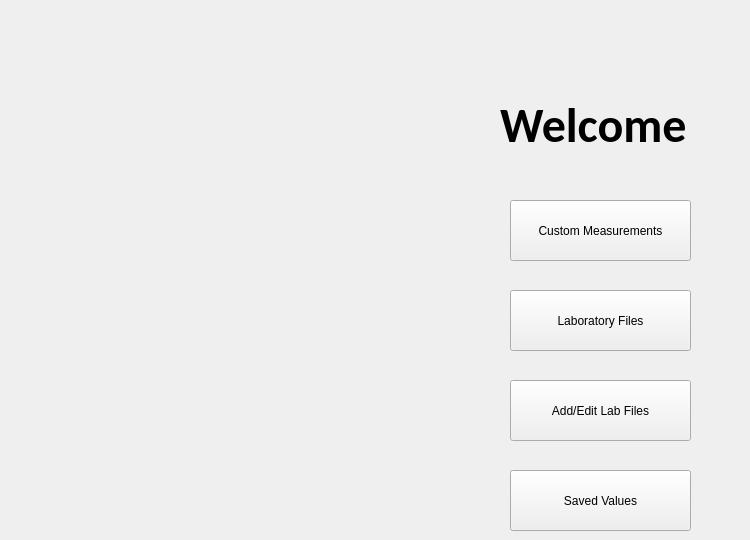
    <widget class="QWidget" name="WelcomePg">
     <widget class="QLabel" name="Welcome">
      <property name="geometry">
       <rect>
        <x>500</x>
        <y>80</y>
        <width>241</width>
        <height>91</height>
       </rect>
      </property>
      <property name="font">
       <font>
        <family>Calibri</family>
        <pointsize>36</pointsize>
        <bold>true</bold>
       </font>
      </property>
      <property name="text">
       <string>Welcome</string>
      </property>
     </widget>
     <widget class="QPushButton" name="CustomMeas">
      <property name="geometry">
       <rect>
        <x>510</x>
        <y>200</y>
        <width>181</width>
        <height>61</height>
       </rect>
      </property>
      <property name="text">
       <string>Custom Measurements</string>
      </property>
     </widget>
     <widget class="QPushButton" name="LabFiles">
      <property name="geometry">
       <rect>
        <x>510</x>
        <y>290</y>
        <width>181</width>
        <height>61</height>
       </rect>
      </property>
      <property name="text">
       <string>Laboratory Files</string>
      </property>
     </widget>
     <widget class="QPushButton" name="AddLabFile">
      <property name="geometry">
       <rect>
        <x>510</x>
        <y>380</y>
        <width>181</width>
        <height>61</height>
       </rect>
      </property>
      <property name="text">
       <string>Add/Edit Lab Files</string>
      </property>
     </widget>
     <widget class="QPushButton" name="SavedVals">
      <property name="geometry">
       <rect>
        <x>510</x>
        <y>470</y>
        <width>181</width>
        <height>61</height>
       </rect>
      </property>
      <property name="text">
       <string>Saved Values</string>
      </property>
     </widget>
    </widget>
